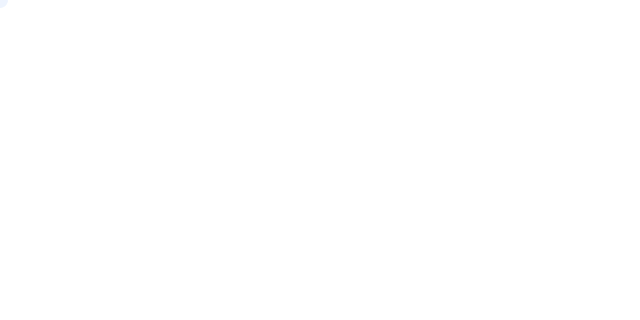
Frame 1 (no input)
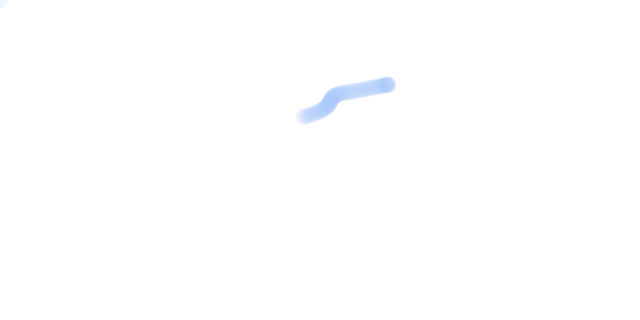
Frame 60 (the mouse pressed at the canvas centre just before this capture)
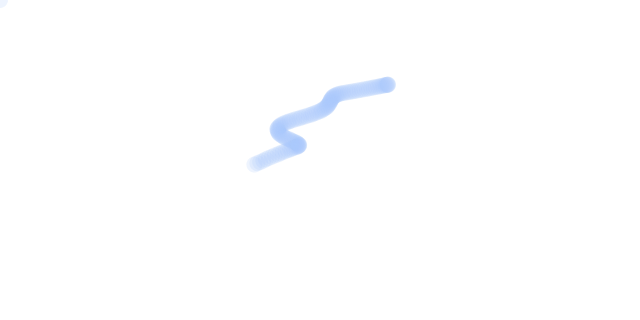
Frame 120 (the mouse held since frame 60 and released just before this capture)

The Processing sketch that drew these frames (run headless with seeded random() and noise(); from frame 60 on, the mouse is pressed at the canvas centre):

// Processing sketch: perlinWalker
// ── perlinWalker.pde
Walker walker;

void setup(){
  size(640,320);
  background(255);
  walker=new Walker();
}
void draw(){
  
  walker.display();
  walker.step();
}

// ── Walker.pde
class Walker{
  float x,y;
  float tx,ty;
  Walker(){
    tx=0;
    ty=1000;
  }
  void display(){
     noStroke();
     fill(166,200,250,50);
     ellipse(x,y,16,16);
  }
  void step(){
    x=map(noise(tx),0,1,0,width);
    y=map(noise(ty),0,1,0,height);
    tx+=0.005;
    ty+=0.005;
  }
}
